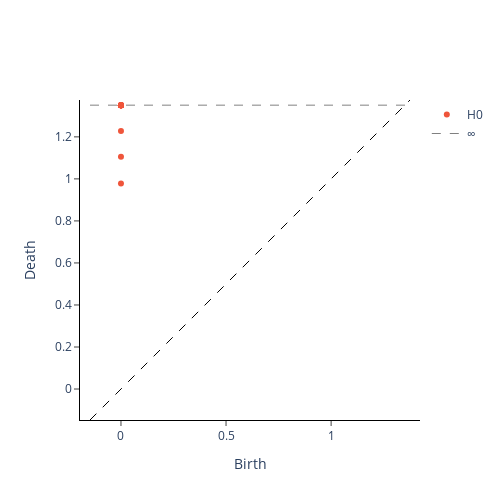

Notebook code for this chart:
### Code cell
from gtda.homology import VietorisRipsPersistence
# 
VietorisRipsPersistence(metric="precomputed").fit_transform_plot(X_ggd)

### Figure 1 — Plotly figure (JSON) as saved in the notebook; plotly's stock layout.template omitted (floating-point values rounded to 4 significant figures)
{"data": [{"hoverinfo": "none", "line": {"color": "black", "dash": "dash", "width": 1}, "mode": "lines", "showlegend": false, "type": "scatter", "x": [-0.1474, 1.375], "y": [-0.1474, 1.375]}, {"hoverinfo": "text", "hovertext": ["(0.0, 0.9781815409660339)", "(0.0, 1.1052101850509644)", "(0.0, 1.2280452251434326)", "(0.0, inf), multiplicity: 17", "(0.0, inf), multiplicity: 17", "(0.0, inf), multiplicity: 17", "(0.0, inf), multiplicity: 17", "(0.0, inf), multiplicity: 17", "(0.0, inf), multiplicity: 17", "(0.0, inf), multiplicity: 17", "(0.0, inf), multiplicity: 17", "(0.0, inf), multiplicity: 17", "(0.0, inf), multiplicity: 17", "(0.0, inf), multiplicity: 17", "(0.0, inf), multiplicity: 17", "(0.0, inf), multiplicity: 17", "(0.0, inf), multiplicity: 17", "(0.0, inf), multiplicity: 17", "(0.0, inf), multiplicity: 17", "(0.0, inf), multiplicity: 17"], "mode": "markers", "name": "H0", "type": "scatter", "x": [0, 0, 0, 0, 0, 0, 0, 0, 0, 0, 0, 0, 0, 0, 0, 0, 0, 0, 0, 0], "y": [0.9782, 1.105, 1.228, 1.351, 1.351, 1.351, 1.351, 1.351, 1.351, 1.351, 1.351, 1.351, 1.351, 1.351, 1.351, 1.351, 1.351, 1.351, 1.351, 1.351]}, {"hoverinfo": "text", "hovertext": [], "mode": "markers", "name": "H1", "type": "scatter", "x": [], "y": []}, {"hoverinfo": "none", "line": {"color": "black", "dash": "dash", "width": 0.5}, "mode": "lines", "name": "∞", "showlegend": true, "type": "scatter", "x": [-0.1474, 1.375], "y": [1.351, 1.351]}], "layout": {"height": 500, "plot_bgcolor": "white", "width": 500, "xaxis": {"autorange": false, "exponentformat": "e", "linecolor": "black", "linewidth": 1, "mirror": false, "range": [-0.1474, 1.375], "showexponent": "all", "showline": true, "side": "bottom", "ticks": "outside", "title": {"text": "Birth"}, "type": "linear", "zeroline": true}, "yaxis": {"autorange": false, "exponentformat": "e", "linecolor": "black", "linewidth": 1, "mirror": false, "range": [-0.1474, 1.375], "scaleanchor": "x", "scaleratio": 1, "showexponent": "all", "showline": true, "side": "left", "ticks": "outside", "title": {"text": "Death"}, "type": "linear", "zeroline": true}}}
